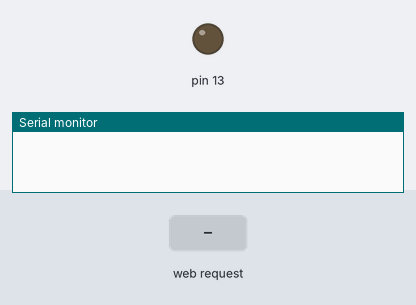
This sketch was run on a simulated Arduino Uno, built for the host (arithmetic inside an expression is 32-bit, double 64-bit). On the bench: output pins drawn as LEDs (lit = HIGH), the last lines printed to the serial monitor. The test bench sets the inputs (shaded band).

Above: at 2.2 s.
2.3 s: HTTP request GET /?out=13&status=1 received
3.8 s: HTTP request GET /?out=13&status=1 received
At 4.5 s:
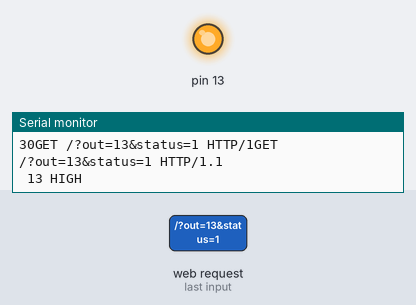
5.3 s: HTTP request GET /?out=13&status=0 received
At 5.6 s:
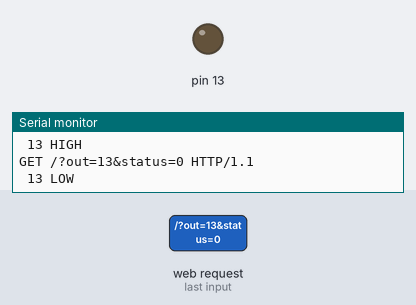
Timing chart, 0 to 8.3 s (numbered marks = the images above; inputs shaded):
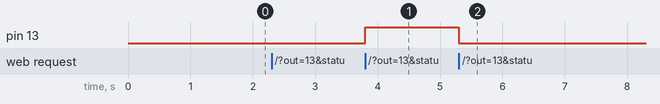

The sketch:

DomoticHome.ino
```cpp
#include <SPI.h>
#include <Ethernet.h>


byte mac[] = {
  0x90, 0xA2, 0xDA, 0x0D, 0x1D, 0x93 };
byte ip[] = {
  192 ,168 ,0 ,14 };
byte gateway[] = {
  192 ,168 ,0 ,1 };
byte subnet[] = {
  255 ,255 ,255 ,0 };
EthernetServer server(8080);

String readString = String(30);


void setup(){
  Ethernet.begin(mac, ip, gateway, subnet);
  delay(1000);
  pinMode(13, OUTPUT);
  digitalWrite(13, LOW);
  Serial.begin(9600);
}

void loop(){
  EthernetClient client = server.available();
  if (client) {
    while (client.connected()) {
      if (client.available()) {
        char c = client.read();
        if (readString.length() < 30)
        {
          readString = readString + c;
        }
        if (c == '\n') {
          Serial.print(readString);
          client.println("HTTP/1.1 200 OK");
          client.println("Content-Type: text/html");
          client.println();


          if(readString.startsWith("GET /?out=13&status=1"))
          {
            Serial.print("\n 13 HIGH \n");
            digitalWrite(13, HIGH);
            client.print("{\"status\" : \"1\" , \"out\" : \"");
            client.print(13);
            client.print("\"}");
          }
          if(readString.startsWith("GET /?out=13&status=0"))
          {
            Serial.print("\n 13 LOW \n");
            digitalWrite(13, LOW);
            client.print("{\"status\" : \"0\" , \"out\" : \"");
            client.print(13);
            client.print("\"}");
          }


          if(readString.startsWith("GET /?out=all"))
          {
            Serial.print("\n OUT ALL\n");
            client.print("{\"ip\" : \"192.168.0.14\", ");
            client.print("\"devices\" : ");
            client.print("[{ \"type\" : \"light\", \"name\" : \"led\", \"out\" : \"");
            client.print("13");
            client.print("\"}");
            client.print("]}");
          }
          readString="";
          client.stop();
        }
      }
    }
  }
}
```

Measured:
- after the input at 3.8 s, pin 13: LOW → HIGH at once
- after the input at 5.3 s, pin 13: HIGH → LOW at once
